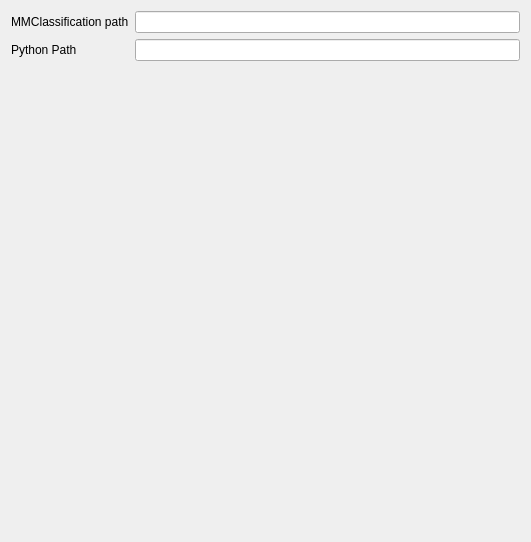
<?xml version="1.0" encoding="UTF-8"?>
<ui version="4.0">
 <class>MMClassificationSettings</class>
 <widget class="QWidget" name="MMClassificationSettings">
  <property name="geometry">
   <rect>
    <x>0</x>
    <y>0</y>
    <width>531</width>
    <height>542</height>
   </rect>
  </property>
  <property name="windowTitle">
   <string>MMClassification</string>
  </property>
  <property name="accessibleName">
   <string>MMClassification Plugin</string>
  </property>
  <layout class="QHBoxLayout" name="horizontalLayout">
   <item>
    <layout class="QFormLayout" name="formLayout">
     <item row="0" column="0">
      <widget class="QLabel" name="label_mmclassificationPath">
       <property name="text">
        <string>MMClassification path</string>
       </property>
      </widget>
     </item>
     <item row="0" column="1">
      <widget class="QLineEdit" name="lineEdit_mmclassificationPath"/>
     </item>
     <item row="1" column="0">
      <widget class="QLabel" name="label_pythonPath">
       <property name="text">
        <string>Python Path</string>
       </property>
      </widget>
     </item>
     <item row="1" column="1">
      <widget class="QLineEdit" name="lineEdit_pythonPath"/>
     </item>
    </layout>
   </item>
  </layout>
 </widget>
 <resources/>
 <connections/>
</ui>
